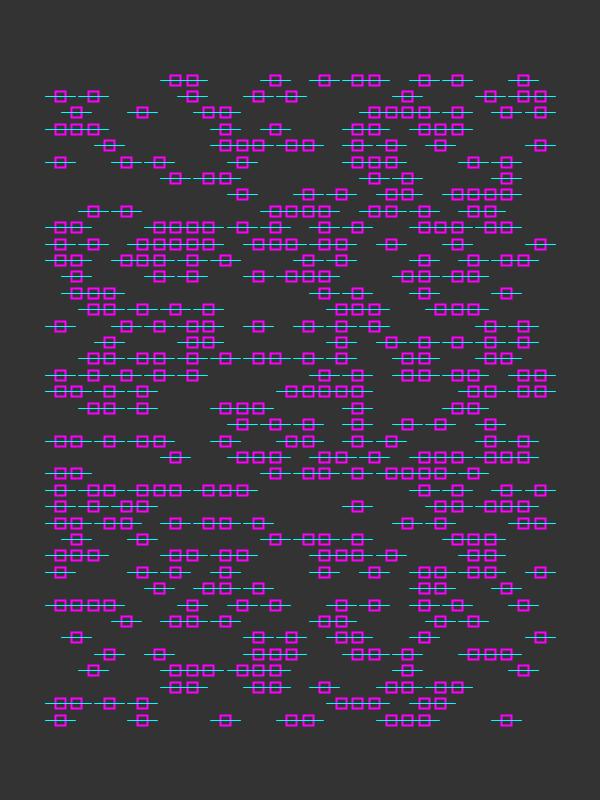
Frame 1 (no input)
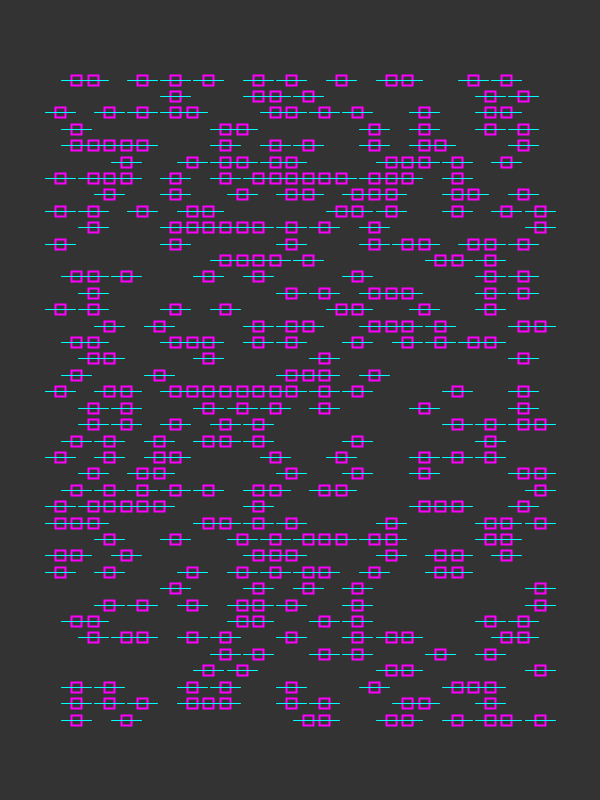
Frame 2 (the mouse pressed at the canvas centre, redrawn once)

The Processing sketch that drew these frames (run headless with seeded random() and noise(); the mouse was pressed at the canvas centre and the sketch redrawn once):

// Processing sketch: introBooleanFor
// ── introBooleanFor.pde
float x, y, vx, vy, t, m, step, update, cambio;
color c0, c1, c2, c3;

void setup() {
  size(600, 800);
  m = 40;
  t = 100;
  step =  .01;
  cambio = 1;
}

void draw( ) {
  background(51);
  for(int i = 0; i < 30; i++) {
    for(int j = 0; j < 40; j++) {
      float posx = map(i, 0, 29, width * .1, width * .9);
      float posy = map(j, 0, 39, height *.1, height * .9);
      // int r = (int)random(3);
      int r = (int)random(3);
      if(r == 0) {
        cuadradoLinea(posx, posy, 10, color(255, 0, 255), color(0, 255, 255));
      } else if (r == 1) {
        //circuloPuntos(posx, posy, 10, color(255, 255, 0), color(0, 255, 255));
      } else {
        //triangulo(posx, posy, 8, color(255, 255, 0), color(0, 255, 255));
      }
    }
  }
noLoop();
}

void keyPressed() {
  if (key == '+') {
    redraw();
  }
}

void cuadradoLinea(float x, float y, float t, color c1, color c2) {
  noFill();
  strokeWeight(2);
  stroke(c1);
  rectMode(CENTER);
  rect(x, y, t, t);

  strokeWeight(1);
  stroke(c2);
  line(x - t * 1.5, y, x + t * 1.5, y);
}

void circuloPuntos(float x, float y, float t, color c1, color c2) {
  noStroke();
  fill(c1);
  ellipse(x, y, t, t);

  strokeWeight(4);
  stroke(c2);
  point(x, y - t * .8);
  point(x, y + t * .8);
}

void triangulo(float x, float y, float t, color c1, color c2) {
  noFill();
  strokeWeight(2);
  stroke(c1);
  triangle(x-t, y + t/2, x+t, y + t/2, x, y - t);

  strokeWeight(6);
  stroke(c2);
  point(x, y);
}
